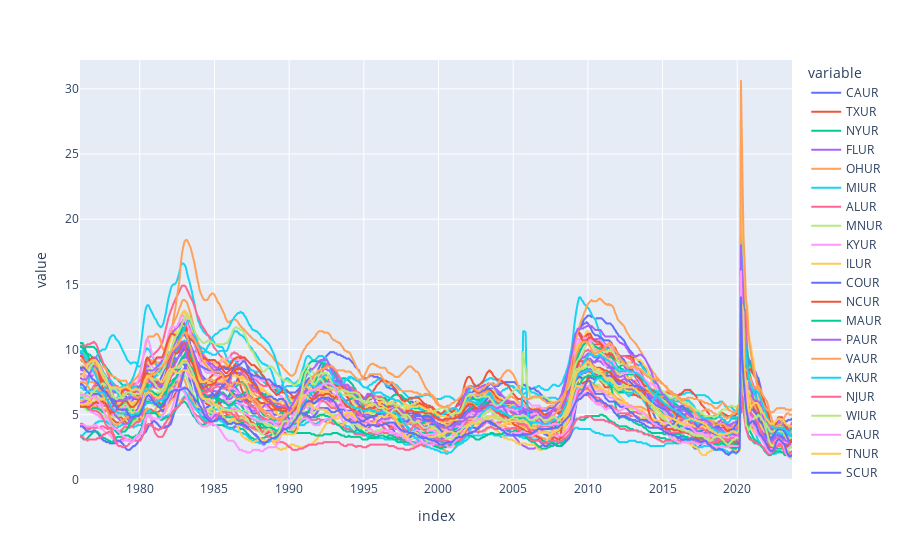

This figure's notebook cell:
### Code cell
#Plot state unemployment rate 

px.line(uemp_states)

### Figure 1 — Plotly figure (JSON) as saved in the notebook; plotly's stock layout.template omitted (floating-point values rounded to 4 significant figures; data arrays with more than 128 entries replaced by an {"elided": "..."} marker saying what was removed)
{"data": [{"hovertemplate": "variable=CAUR<br>index=%{x}<br>value=%{y}<extra></extra>", "legendgroup": "CAUR", "line": {"color": "#636efa", "dash": "solid"}, "marker": {"symbol": "circle"}, "mode": "lines", "name": "CAUR", "showlegend": true, "type": "scattergl", "x": {"elided": "573 str values"}, "xaxis": "x", "y": {"elided": "573 float values"}, "yaxis": "y"}, {"hovertemplate": "variable=TXUR<br>index=%{x}<br>value=%{y}<extra></extra>", "legendgroup": "TXUR", "line": {"color": "#EF553B", "dash": "solid"}, "marker": {"symbol": "circle"}, "mode": "lines", "name": "TXUR", "showlegend": true, "type": "scattergl", "x": {"elided": "573 str values"}, "xaxis": "x", "y": {"elided": "573 float values"}, "yaxis": "y"}, {"hovertemplate": "variable=NYUR<br>index=%{x}<br>value=%{y}<extra></extra>", "legendgroup": "NYUR", "line": {"color": "#00cc96", "dash": "solid"}, "marker": {"symbol": "circle"}, "mode": "lines", "name": "NYUR", "showlegend": true, "type": "scattergl", "x": {"elided": "573 str values"}, "xaxis": "x", "y": {"elided": "573 float values"}, "yaxis": "y"}, {"hovertemplate": "variable=FLUR<br>index=%{x}<br>value=%{y}<extra></extra>", "legendgroup": "FLUR", "line": {"color": "#ab63fa", "dash": "solid"}, "marker": {"symbol": "circle"}, "mode": "lines", "name": "FLUR", "showlegend": true, "type": "scattergl", "x": {"elided": "573 str values"}, "xaxis": "x", "y": {"elided": "573 float values"}, "yaxis": "y"}, {"hovertemplate": "variable=OHUR<br>index=%{x}<br>value=%{y}<extra></extra>", "legendgroup": "OHUR", "line": {"color": "#FFA15A", "dash": "solid"}, "marker": {"symbol": "circle"}, "mode": "lines", "name": "OHUR", "showlegend": true, "type": "scattergl", "x": {"elided": "573 str values"}, "xaxis": "x", "y": {"elided": "573 float values"}, "yaxis": "y"}, {"hovertemplate": "variable=MIUR<br>index=%{x}<br>value=%{y}<extra></extra>", "legendgroup": "MIUR", "line": {"color": "#19d3f3", "dash": "solid"}, "marker": {"symbol": "circle"}, "mode": "lines", "name": "MIUR", "showlegend": true, "type": "scattergl", "x": {"elided": "573 str values"}, "xaxis": "x", "y": {"elided": "573 float values"}, "yaxis": "y"}, {"hovertemplate": "variable=ALUR<br>index=%{x}<br>value=%{y}<extra></extra>", "legendgroup": "ALUR", "line": {"color": "#FF6692", "dash": "solid"}, "marker": {"symbol": "circle"}, "mode": "lines", "name": "ALUR", "showlegend": true, "type": "scattergl", "x": {"elided": "573 str values"}, "xaxis": "x", "y": {"elided": "573 float values"}, "yaxis": "y"}, {"hovertemplate": "variable=MNUR<br>index=%{x}<br>value=%{y}<extra></extra>", "legendgroup": "MNUR", "line": {"color": "#B6E880", "dash": "solid"}, "marker": {"symbol": "circle"}, "mode": "lines", "name": "MNUR", "showlegend": true, "type": "scattergl", "x": {"elided": "573 str values"}, "xaxis": "x", "y": {"elided": "573 float values"}, "yaxis": "y"}, {"hovertemplate": "variable=KYUR<br>index=%{x}<br>value=%{y}<extra></extra>", "legendgroup": "KYUR", "line": {"color": "#FF97FF", "dash": "solid"}, "marker": {"symbol": "circle"}, "mode": "lines", "name": "KYUR", "showlegend": true, "type": "scattergl", "x": {"elided": "573 str values"}, "xaxis": "x", "y": {"elided": "573 float values"}, "yaxis": "y"}, {"hovertemplate": "variable=ILUR<br>index=%{x}<br>value=%{y}<extra></extra>", "legendgroup": "ILUR", "line": {"color": "#FECB52", "dash": "solid"}, "marker": {"symbol": "circle"}, "mode": "lines", "name": "ILUR", "showlegend": true, "type": "scattergl", "x": {"elided": "573 str values"}, "xaxis": "x", "y": {"elided": "573 float values"}, "yaxis": "y"}, {"hovertemplate": "variable=COUR<br>index=%{x}<br>value=%{y}<extra></extra>", "legendgroup": "COUR", "line": {"color": "#636efa", "dash": "solid"}, "marker": {"symbol": "circle"}, "mode": "lines", "name": "COUR", "showlegend": true, "type": "scattergl", "x": {"elided": "573 str values"}, "xaxis": "x", "y": {"elided": "573 float values"}, "yaxis": "y"}, {"hovertemplate": "variable=NCUR<br>index=%{x}<br>value=%{y}<extra></extra>", "legendgroup": "NCUR", "line": {"color": "#EF553B", "dash": "solid"}, "marker": {"symbol": "circle"}, "mode": "lines", "name": "NCUR", "showlegend": true, "type": "scattergl", "x": {"elided": "573 str values"}, "xaxis": "x", "y": {"elided": "573 float values"}, "yaxis": "y"}, {"hovertemplate": "variable=MAUR<br>index=%{x}<br>value=%{y}<extra></extra>", "legendgroup": "MAUR", "line": {"color": "#00cc96", "dash": "solid"}, "marker": {"symbol": "circle"}, "mode": "lines", "name": "MAUR", "showlegend": true, "type": "scattergl", "x": {"elided": "573 str values"}, "xaxis": "x", "y": {"elided": "573 float values"}, "yaxis": "y"}, {"hovertemplate": "variable=PAUR<br>index=%{x}<br>value=%{y}<extra></extra>", "legendgroup": "PAUR", "line": {"color": "#ab63fa", "dash": "solid"}, "marker": {"symbol": "circle"}, "mode": "lines", "name": "PAUR", "showlegend": true, "type": "scattergl", "x": {"elided": "573 str values"}, "xaxis": "x", "y": {"elided": "573 float values"}, "yaxis": "y"}, {"hovertemplate": "variable=VAUR<br>index=%{x}<br>value=%{y}<extra></extra>", "legendgroup": "VAUR", "line": {"color": "#FFA15A", "dash": "solid"}, "marker": {"symbol": "circle"}, "mode": "lines", "name": "VAUR", "showlegend": true, "type": "scattergl", "x": {"elided": "573 str values"}, "xaxis": "x", "y": {"elided": "573 float values"}, "yaxis": "y"}, {"hovertemplate": "variable=AKUR<br>index=%{x}<br>value=%{y}<extra></extra>", "legendgroup": "AKUR", "line": {"color": "#19d3f3", "dash": "solid"}, "marker": {"symbol": "circle"}, "mode": "lines", "name": "AKUR", "showlegend": true, "type": "scattergl", "x": {"elided": "573 str values"}, "xaxis": "x", "y": {"elided": "573 float values"}, "yaxis": "y"}, {"hovertemplate": "variable=NJUR<br>index=%{x}<br>value=%{y}<extra></extra>", "legendgroup": "NJUR", "line": {"color": "#FF6692", "dash": "solid"}, "marker": {"symbol": "circle"}, "mode": "lines", "name": "NJUR", "showlegend": true, "type": "scattergl", "x": {"elided": "573 str values"}, "xaxis": "x", "y": {"elided": "573 float values"}, "yaxis": "y"}, {"hovertemplate": "variable=WIUR<br>index=%{x}<br>value=%{y}<extra></extra>", "legendgroup": "WIUR", "line": {"color": "#B6E880", "dash": "solid"}, "marker": {"symbol": "circle"}, "mode": "lines", "name": "WIUR", "showlegend": true, "type": "scattergl", "x": {"elided": "573 str values"}, "xaxis": "x", "y": {"elided": "573 float values"}, "yaxis": "y"}, {"hovertemplate": "variable=GAUR<br>index=%{x}<br>value=%{y}<extra></extra>", "legendgroup": "GAUR", "line": {"color": "#FF97FF", "dash": "solid"}, "marker": {"symbol": "circle"}, "mode": "lines", "name": "GAUR", "showlegend": true, "type": "scattergl", "x": {"elided": "573 str values"}, "xaxis": "x", "y": {"elided": "573 float values"}, "yaxis": "y"}, {"hovertemplate": "variable=TNUR<br>index=%{x}<br>value=%{y}<extra></extra>", "legendgroup": "TNUR", "line": {"color": "#FECB52", "dash": "solid"}, "marker": {"symbol": "circle"}, "mode": "lines", "name": "TNUR", "showlegend": true, "type": "scattergl", "x": {"elided": "573 str values"}, "xaxis": "x", "y": {"elided": "573 float values"}, "yaxis": "y"}, {"hovertemplate": "variable=SCUR<br>index=%{x}<br>value=%{y}<extra></extra>", "legendgroup": "SCUR", "line": {"color": "#636efa", "dash": "solid"}, "marker": {"symbol": "circle"}, "mode": "lines", "name": "SCUR", "showlegend": true, "type": "scattergl", "x": {"elided": "573 str values"}, "xaxis": "x", "y": {"elided": "573 float values"}, "yaxis": "y"}, {"hovertemplate": "variable=NMUR<br>index=%{x}<br>value=%{y}<extra></extra>", "legendgroup": "NMUR", "line": {"color": "#EF553B", "dash": "solid"}, "marker": {"symbol": "circle"}, "mode": "lines", "name": "NMUR", "showlegend": true, "type": "scattergl", "x": {"elided": "573 str values"}, "xaxis": "x", "y": {"elided": "573 float values"}, "yaxis": "y"}, {"hovertemplate": "variable=AZUR<br>index=%{x}<br>value=%{y}<extra></extra>", "legendgroup": "AZUR", "line": {"color": "#00cc96", "dash": "solid"}, "marker": {"symbol": "circle"}, "mode": "lines", "name": "AZUR", "showlegend": true, "type": "scattergl", "x": {"elided": "573 str values"}, "xaxis": "x", "y": {"elided": "573 float values"}, "yaxis": "y"}, {"hovertemplate": "variable=WAUR<br>index=%{x}<br>value=%{y}<extra></extra>", "legendgroup": "WAUR", "line": {"color": "#ab63fa", "dash": "solid"}, "marker": {"symbol": "circle"}, "mode": "lines", "name": "WAUR", "showlegend": true, "type": "scattergl", "x": {"elided": "573 str values"}, "xaxis": "x", "y": {"elided": "573 float values"}, "yaxis": "y"}, {"hovertemplate": "variable=WVUR<br>index=%{x}<br>value=%{y}<extra></extra>", "legendgroup": "WVUR", "line": {"color": "#FFA15A", "dash": "solid"}, "marker": {"symbol": "circle"}, "mode": "lines", "name": "WVUR", "showlegend": true, "type": "scattergl", "x": {"elided": "573 str values"}, "xaxis": "x", "y": {"elided": "573 float values"}, "yaxis": "y"}, {"hovertemplate": "variable=NDUR<br>index=%{x}<br>value=%{y}<extra></extra>", "legendgroup": "NDUR", "line": {"color": "#19d3f3", "dash": "solid"}, "marker": {"symbol": "circle"}, "mode": "lines", "name": "NDUR", "showlegend": true, "type": "scattergl", "x": {"elided": "573 str values"}, "xaxis": "x", "y": {"elided": "573 float values"}, "yaxis": "y"}, {"hovertemplate": "variable=IAUR<br>index=%{x}<br>value=%{y}<extra></extra>", "legendgroup": "IAUR", "line": {"color": "#FF6692", "dash": "solid"}, "marker": {"symbol": "circle"}, "mode": "lines", "name": "IAUR", "showlegend": true, "type": "scattergl", "x": {"elided": "573 str values"}, "xaxis": "x", "y": {"elided": "573 float values"}, "yaxis": "y"}, {"hovertemplate": "variable=MDUR<br>index=%{x}<br>value=%{y}<extra></extra>", "legendgroup": "MDUR", "line": {"color": "#B6E880", "dash": "solid"}, "marker": {"symbol": "circle"}, "mode": "lines", "name": "MDUR", "showlegend": true, "type": "scattergl", "x": {"elided": "573 str values"}, "xaxis": "x", "y": {"elided": "573 float values"}, "yaxis": "y"}, {"hovertemplate": "variable=INUR<br>index=%{x}<br>value=%{y}<extra></extra>", "legendgroup": "INUR", "line": {"color": "#FF97FF", "dash": "solid"}, "marker": {"symbol": "circle"}, "mode": "lines", "name": "INUR", "showlegend": true, "type": "scattergl", "x": {"elided": "573 str values"}, "xaxis": "x", "y": {"elided": "573 float values"}, "yaxis": "y"}, {"hovertemplate": "variable=HIUR<br>index=%{x}<br>value=%{y}<extra></extra>", "legendgroup": "HIUR", "line": {"color": "#FECB52", "dash": "solid"}, "marker": {"symbol": "circle"}, "mode": "lines", "name": "HIUR", "showlegend": true, "type": "scattergl", "x": {"elided": "573 str values"}, "xaxis": "x", "y": {"elided": "573 float values"}, "yaxis": "y"}, {"hovertemplate": "variable=ARUR<br>index=%{x}<br>value=%{y}<extra></extra>", "legendgroup": "ARUR", "line": {"color": "#636efa", "dash": "solid"}, "marker": {"symbol": "circle"}, "mode": "lines", "name": "ARUR", "showlegend": true, "type": "scattergl", "x": {"elided": "573 str values"}, "xaxis": "x", "y": {"elided": "573 float values"}, "yaxis": "y"}, {"hovertemplate": "variable=ORUR<br>index=%{x}<br>value=%{y}<extra></extra>", "legendgroup": "ORUR", "line": {"color": "#EF553B", "dash": "solid"}, "marker": {"symbol": "circle"}, "mode": "lines", "name": "ORUR", "showlegend": true, "type": "scattergl", "x": {"elided": "573 str values"}, "xaxis": "x", "y": {"elided": "573 float values"}, "yaxis": "y"}, {"hovertemplate": "variable=UTUR<br>index=%{x}<br>value=%{y}<extra></extra>", "legendgroup": "UTUR", "line": {"color": "#00cc96", "dash": "solid"}, "marker": {"symbol": "circle"}, "mode": "lines", "name": "UTUR", "showlegend": true, "type": "scattergl", "x": {"elided": "573 str values"}, "xaxis": "x", "y": {"elided": "573 float values"}, "yaxis": "y"}, {"hovertemplate": "variable=MOUR<br>index=%{x}<br>value=%{y}<extra></extra>", "legendgroup": "MOUR", "line": {"color": "#ab63fa", "dash": "solid"}, "marker": {"symbol": "circle"}, "mode": "lines", "name": "MOUR", "showlegend": true, "type": "scattergl", "x": {"elided": "573 str values"}, "xaxis": "x", "y": {"elided": "573 float values"}, "yaxis": "y"}, {"hovertemplate": "variable=NVUR<br>index=%{x}<br>value=%{y}<extra></extra>", "legendgroup": "NVUR", "line": {"color": "#FFA15A", "dash": "solid"}, "marker": {"symbol": "circle"}, "mode": "lines", "name": "NVUR", "showlegend": true, "type": "scattergl", "x": {"elided": "573 str values"}, "xaxis": "x", "y": {"elided": "573 float values"}, "yaxis": "y"}, {"hovertemplate": "variable=LAUR<br>index=%{x}<br>value=%{y}<extra></extra>", "legendgroup": "LAUR", "line": {"color": "#19d3f3", "dash": "solid"}, "marker": {"symbol": "circle"}, "mode": "lines", "name": "LAUR", "showlegend": true, "type": "scattergl", "x": {"elided": "573 str values"}, "xaxis": "x", "y": {"elided": "573 float values"}, "yaxis": "y"}, {"hovertemplate": "variable=OKUR<br>index=%{x}<br>value=%{y}<extra></extra>", "legendgroup": "OKUR", "line": {"color": "#FF6692", "dash": "solid"}, "marker": {"symbol": "circle"}, "mode": "lines", "name": "OKUR", "showlegend": true, "type": "scattergl", "x": {"elided": "573 str values"}, "xaxis": "x", "y": {"elided": "573 float values"}, "yaxis": "y"}, {"hovertemplate": "variable=MSUR<br>index=%{x}<br>value=%{y}<extra></extra>", "legendgroup": "MSUR", "line": {"color": "#B6E880", "dash": "solid"}, "marker": {"symbol": "circle"}, "mode": "lines", "name": "MSUR", "showlegend": true, "type": "scattergl", "x": {"elided": "573 str values"}, "xaxis": "x", "y": {"elided": "573 float values"}, "yaxis": "y"}, {"hovertemplate": "variable=KSUR<br>index=%{x}<br>value=%{y}<extra></extra>", "legendgroup": "KSUR", "line": {"color": "#FF97FF", "dash": "solid"}, "marker": {"symbol": "circle"}, "mode": "lines", "name": "KSUR", "showlegend": true, "type": "scattergl", "x": {"elided": "573 str values"}, "xaxis": "x", "y": {"elided": "573 float values"}, "yaxis": "y"}, {"hovertemplate": "variable=MTUR<br>index=%{x}<br>value=%{y}<extra></extra>", "legendgroup": "MTUR", "line": {"color": "#FECB52", "dash": "solid"}, "marker": {"symbol": "circle"}, "mode": "lines", "name": "MTUR", "showlegend": true, "type": "scattergl", "x": {"elided": "573 str values"}, "xaxis": "x", "y": {"elided": "573 float values"}, "yaxis": "y"}, {"hovertemplate": "variable=WYUR<br>index=%{x}<br>value=%{y}<extra></extra>", "legendgroup": "WYUR", "line": {"color": "#636efa", "dash": "solid"}, "marker": {"symbol": "circle"}, "mode": "lines", "name": "WYUR", "showlegend": true, "type": "scattergl", "x": {"elided": "573 str values"}, "xaxis": "x", "y": {"elided": "573 float values"}, "yaxis": "y"}, {"hovertemplate": "variable=IDUR<br>index=%{x}<br>value=%{y}<extra></extra>", "legendgroup": "IDUR", "line": {"color": "#EF553B", "dash": "solid"}, "marker": {"symbol": "circle"}, "mode": "lines", "name": "IDUR", "showlegend": true, "type": "scattergl", "x": {"elided": "573 str values"}, "xaxis": "x", "y": {"elided": "573 float values"}, "yaxis": "y"}, {"hovertemplate": "variable=SDUR<br>index=%{x}<br>value=%{y}<extra></extra>", "legendgroup": "SDUR", "line": {"color": "#00cc96", "dash": "solid"}, "marker": {"symbol": "circle"}, "mode": "lines", "name": "SDUR", "showlegend": true, "type": "scattergl", "x": {"elided": "573 str values"}, "xaxis": "x", "y": {"elided": "573 float values"}, "yaxis": "y"}, {"hovertemplate": "variable=RIUR<br>index=%{x}<br>value=%{y}<extra></extra>", "legendgroup": "RIUR", "line": {"color": "#ab63fa", "dash": "solid"}, "marker": {"symbol": "circle"}, "mode": "lines", "name": "RIUR", "showlegend": true, "type": "scattergl", "x": {"elided": "573 str values"}, "xaxis": "x", "y": {"elided": "573 float values"}, "yaxis": "y"}, {"hovertemplate": "variable=DCUR<br>index=%{x}<br>value=%{y}<extra></extra>", "legendgroup": "DCUR", "line": {"color": "#FFA15A", "dash": "solid"}, "marker": {"symbol": "circle"}, "mode": "lines", "name": "DCUR", "showlegend": true, "type": "scattergl", "x": {"elided": "573 str values"}, "xaxis": "x", "y": {"elided": "573 float values"}, "yaxis": "y"}, {"hovertemplate": "variable=CTUR<br>index=%{x}<br>value=%{y}<extra></extra>", "legendgroup": "CTUR", "line": {"color": "#19d3f3", "dash": "solid"}, "marker": {"symbol": "circle"}, "mode": "lines", "name": "CTUR", "showlegend": true, "type": "scattergl", "x": {"elided": "573 str values"}, "xaxis": "x", "y": {"elided": "573 float values"}, "yaxis": "y"}, {"hovertemplate": "variable=NEUR<br>index=%{x}<br>value=%{y}<extra></extra>", "legendgroup": "NEUR", "line": {"color": "#FF6692", "dash": "solid"}, "marker": {"symbol": "circle"}, "mode": "lines", "name": "NEUR", "showlegend": true, "type": "scattergl", "x": {"elided": "573 str values"}, "xaxis": "x", "y": {"elided": "573 float values"}, "yaxis": "y"}, {"hovertemplate": "variable=MEUR<br>index=%{x}<br>value=%{y}<extra></extra>", "legendgroup": "MEUR", "line": {"color": "#B6E880", "dash": "solid"}, "marker": {"symbol": "circle"}, "mode": "lines", "name": "MEUR", "showlegend": true, "type": "scattergl", "x": {"elided": "573 str values"}, "xaxis": "x", "y": {"elided": "573 float values"}, "yaxis": "y"}, {"hovertemplate": "variable=NHUR<br>index=%{x}<br>value=%{y}<extra></extra>", "legendgroup": "NHUR", "line": {"color": "#FF97FF", "dash": "solid"}, "marker": {"symbol": "circle"}, "mode": "lines", "name": "NHUR", "showlegend": true, "type": "scattergl", "x": {"elided": "573 str values"}, "xaxis": "x", "y": {"elided": "573 float values"}, "yaxis": "y"}, {"hovertemplate": "variable=DEUR<br>index=%{x}<br>value=%{y}<extra></extra>", "legendgroup": "DEUR", "line": {"color": "#FECB52", "dash": "solid"}, "marker": {"symbol": "circle"}, "mode": "lines", "name": "DEUR", "showlegend": true, "type": "scattergl", "x": {"elided": "573 str values"}, "xaxis": "x", "y": {"elided": "573 float values"}, "yaxis": "y"}, {"hovertemplate": "variable=VTUR<br>index=%{x}<br>value=%{y}<extra></extra>", "legendgroup": "VTUR", "line": {"color": "#636efa", "dash": "solid"}, "marker": {"symbol": "circle"}, "mode": "lines", "name": "VTUR", "showlegend": true, "type": "scattergl", "x": {"elided": "573 str values"}, "xaxis": "x", "y": {"elided": "573 float values"}, "yaxis": "y"}], "layout": {"legend": {"title": {"text": "variable"}, "tracegroupgap": 0}, "margin": {"t": 60}, "xaxis": {"anchor": "y", "domain": [0, 1], "title": {"text": "index"}}, "yaxis": {"anchor": "x", "domain": [0, 1], "title": {"text": "value"}}}}
